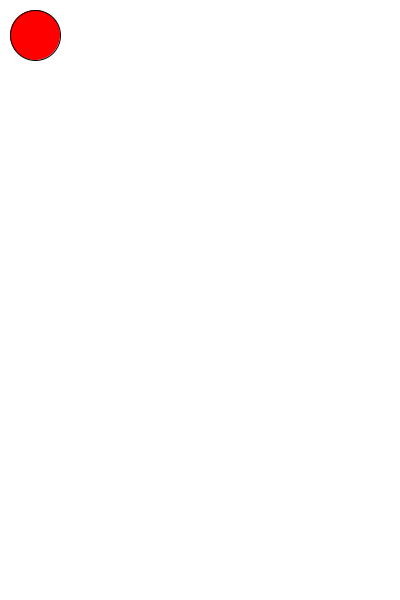
Frame 1 (no input)
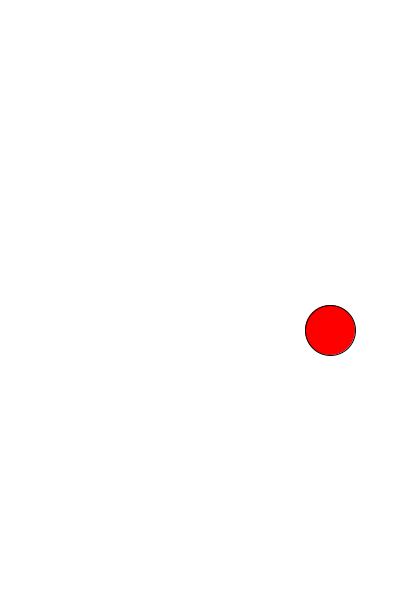
Frame 60 (the mouse pressed at the canvas centre just before this capture)
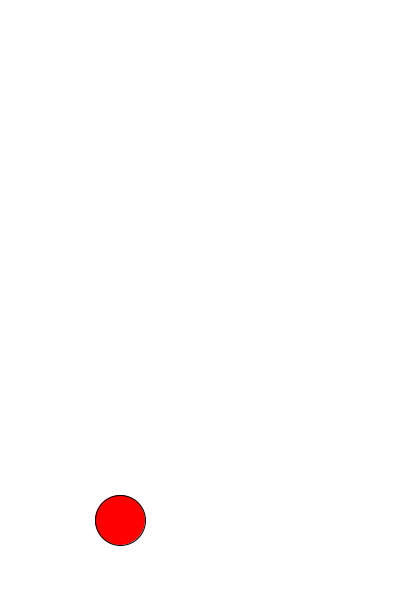
Frame 120 (the mouse held since frame 60 and released just before this capture)

The Processing sketch that drew these frames (run headless with seeded random() and noise(); from frame 60 on, the mouse is pressed at the canvas centre):

// Processing sketch: processing_98793
// ── processing_98793.pde

float ballX;
float ballY;
float radius;
float ballSpeedX;
float ballSpeedY;

void setup()
{
  size(400, 600);
  background(255, 255, 255);
  smooth();
  frameRate(60);

  radius = 25;
  ballSpeedX = 5;
  ballSpeedY = 5;
  ballX = 30;
  ballY = 30;
}

void draw()
{ 
  background(255, 255, 255);
  
  fill(255, 0, 0);

  ballX = ballX + ballSpeedX; 
  ballY = ballY + ballSpeedY; 

  if (ballX >= width-radius)
  {
    ballX = width-radius;
    ballSpeedX = ballSpeedX * (-1);
  }

  if (ballX <= radius)
  {
    ballX = radius;
    ballSpeedX = ballSpeedX * (-1);
  }


  if (ballY >= height-radius)
  {
    ballY = height-radius;
    ballSpeedY = ballSpeedY * (-1);
  }

  if (ballY <= radius)
  {
    ballY = radius;
    ballSpeedY = ballSpeedY * (-1);
  }

  ellipse(ballX, ballY, radius*2, radius*2);

  println("x: " + ballX + ", y: " + ballY);
}
